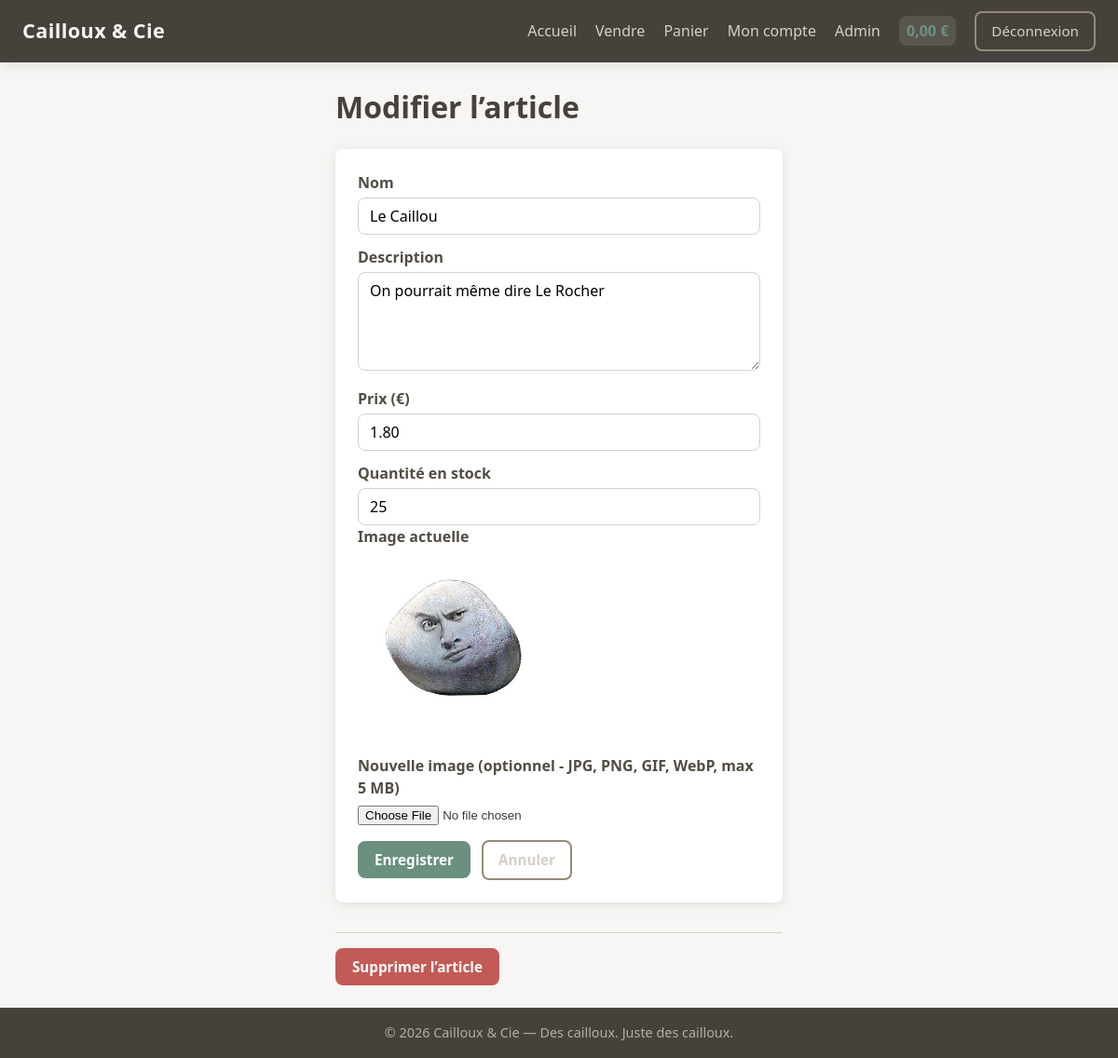
The app's page /edit.php?id=5 (signed in) with its own data.
### tables this page shows
CREATE TABLE IF NOT EXISTS `user` (
  `id` INT UNSIGNED NOT NULL AUTO_INCREMENT,
  `username` VARCHAR(80) NOT NULL,
  `password` VARCHAR(255) NOT NULL,
  `email` VARCHAR(255) NOT NULL,
  `balance` DECIMAL(10,2) NOT NULL DEFAULT 0.00,
  `profile_photo` VARCHAR(255) DEFAULT NULL,
  `role` ENUM('user', 'admin') NOT NULL DEFAULT 'user',
  `created_at` DATETIME NOT NULL DEFAULT CURRENT_TIMESTAMP,
  PRIMARY KEY (`id`),
  UNIQUE KEY `username` (`username`),
  UNIQUE KEY `email` (`email`)
);

CREATE TABLE IF NOT EXISTS `article` (
  `id` INT UNSIGNED NOT NULL AUTO_INCREMENT,
  `name` VARCHAR(255) NOT NULL,
  `description` TEXT NOT NULL,
  `price` DECIMAL(10,2) NOT NULL,
  `publication_date` DATETIME NOT NULL DEFAULT CURRENT_TIMESTAMP,
  `author_id` INT UNSIGNED NOT NULL,
  `image_link` VARCHAR(255) DEFAULT NULL,
  PRIMARY KEY (`id`),
  KEY `author_id` (`author_id`),
  KEY `publication_date` (`publication_date`),
  CONSTRAINT `article_author_fk` FOREIGN KEY (`author_id`) REFERENCES `user` (`id`) ON DELETE CASCADE
);

CREATE TABLE IF NOT EXISTS `stock` (
  `id` INT UNSIGNED NOT NULL AUTO_INCREMENT,
  `article_id` INT UNSIGNED NOT NULL,
  `quantity` INT UNSIGNED NOT NULL DEFAULT 0,
  PRIMARY KEY (`id`),
  UNIQUE KEY `article_id` (`article_id`),
  CONSTRAINT `stock_article_fk` FOREIGN KEY (`article_id`) REFERENCES `article` (`id`) ON DELETE CASCADE
);

### config/auth.php (called while the page is built, shortened)
<?php
function current_user() {
    global $mysqli;
    $id = (int) $_SESSION['user_id'];
    $stmt = $mysqli->prepare("SELECT id, username, email, balance, profile_photo, role FROM user WHERE id = ?");
    $stmt->bind_param('i', $id);
    $stmt->execute();
    $r = $stmt->get_result()->fetch_assoc();
    return $r ?: null;
}
function is_admin() {
    $u = current_user();
    return $u && ($u['role'] ?? '') === 'admin';
}

### edit.php (the view, shortened to what this page needs)
<?php
require_once __DIR__ . '/includes/init.php';
$article_id = (int) ($_POST['article_id'] ?? $_GET['id'] ?? 0);
$stmt = $mysqli->prepare("SELECT * FROM article WHERE id = ?");
$stmt->bind_param('i', $article_id);
$stmt->execute();
$article = $stmt->get_result()->fetch_assoc();
$stmt = $mysqli->prepare("SELECT quantity FROM stock WHERE article_id = ?");
$stmt->bind_param('i', $article_id);
$stmt->execute();
$s = $stmt->get_result()->fetch_assoc();
$stock = $s ? (int) $s['quantity'] : 0;
require_once __DIR__ . '/includes/header.php';
?>
<div class="form-page">
    <h1>Modifier l’article</h1>
    <form method="post" action="<?= BASE ?>/edit.php" class="form-card form-wide" enctype="multipart/form-data">
        <label>Nom</label>
        <input type="text" name="name" required value="<?= htmlspecialchars($article['name']) ?>">
        <label>Description</label>
        <textarea name="description" rows="4" required><?= htmlspecialchars($article['description']) ?></textarea>
        <label>Prix (€)</label>
        <input type="text" name="price" required value="<?= htmlspecialchars($article['price']) ?>">
        <label>Quantité en stock</label>
        <input type="number" name="quantity" min="0" value="<?= $stock ?>">
        <?php if (!empty($article['image_link'])): ?>
            <div class="image-preview">
                <label>Image actuelle</label>
                <?php
                    $img_src = $article['image_link'];
                    if (strpos($img_src, 'http') !== 0 && strpos($img_src, '/') !== 0) {
                        $img_src = BASE . '/' . $img_src;
                    }
                ?>
                <img src="<?= htmlspecialchars($img_src) ?>" alt="" style="max-width: 200px; max-height: 200px;">
            </div>
        <?php endif; ?>
        <label>Nouvelle image (optionnel - JPG, PNG, GIF, WebP, max 5 MB)</label>
        <input type="file" name="image" accept="image/jpeg,image/png,image/gif,image/webp">
        <div class="form-actions">
            <button type="submit" class="btn btn-primary">Enregistrer</button>
            <a href="<?= BASE ?>/detail.php?id=<?= $article_id ?>" class="btn btn-outline">Annuler</a>
        </div>
    </form>
    <form method="post" action="<?= BASE ?>/edit.php" class="form-delete" onsubmit="return confirm('Supprimer définitivement cet article ?');">
        <button type="submit" class="btn btn-danger">Supprimer l’article</button>
    </form>
</div>
<?php require_once __DIR__ . '/includes/footer.php'; ?>

### includes/header.php (shortened to what this page needs)
<?php
$current_page = basename($_SERVER['PHP_SELF'], '.php');
$user = current_user();
?>
<!DOCTYPE html>
<html lang="fr">
<head>
    <link rel="stylesheet" href="<?= BASE ?>/assets/css/style.css">
</head>
<body>
<header class="site-header">
    <div class="header-inner">
        <a href="<?= BASE ?>/index.php" class="logo"><?= SITE_NAME ?></a>
        <nav class="nav-main">
            <a href="<?= BASE ?>/index.php" class="<?= $current_page === 'index' ? 'active' : '' ?>">Accueil</a>
            <?php if ($user): ?>
                <a href="<?= BASE ?>/sell.php" class="<?= $current_page === 'sell' ? 'active' : '' ?>">Vendre</a>
                <a href="<?= BASE ?>/cart.php" class="<?= $current_page === 'cart' ? 'active' : '' ?>">Panier</a>
                <a href="<?= BASE ?>/account.php" class="<?= $current_page === 'account' ? 'active' : '' ?>">Mon compte</a>
                <?php if (is_admin()): ?>
                    <a href="<?= BASE ?>/admin/">Admin</a>
                <?php endif; ?>
                <span class="user-balance"><?= number_format($user['balance'], 2, ',', ' ') ?> €</span>
                <a href="<?= BASE ?>/logout.php" class="btn btn-outline">Déconnexion</a>
            <?php else: ?>
                <a href="<?= BASE ?>/login.php" class="<?= $current_page === 'login' ? 'active' : '' ?>">Connexion</a>
                <a href="<?= BASE ?>/register.php" class="<?= $current_page === 'register' ? 'active' : '' ?>">Inscription</a>
            <?php endif; ?>
        </nav>
    </div>
</header>
<main class="main-content">

### assets/css/style.css (style rules this page uses)
:root { --stone-50: #f7f6f4; --stone-100: #e8e6e1; --stone-200: #d4d0c8; --stone-300: #b5ae9f; --stone-400: #948b78; --stone-500: #7a7162; --stone-600: #635d52; --stone-700: #524d44; --stone-800: #46423b; --stone-900: #3d3a35; --accent: #6b9080; --accent-hover: #5a7a6d; --danger: #c25b56; --success: #5a7a6d; --radius: 8px; --shadow: 0 2px 12px rgba(61, 58, 53, 0.12); --font: 'Segoe UI', system-ui, -apple-system, sans-serif; }
* { box-sizing: border-box; }
body { margin: 0; font-family: var(--font); background: var(--stone-50); color: var(--stone-900); line-height: 1.5; min-height: 100vh; display: flex; flex-direction: column; }
.main-content { flex: 1; max-width: 1200px; margin: 0 auto; padding: 1.5rem; width: 100%; }
.site-header { background: var(--stone-800); color: var(--stone-100); box-shadow: var(--shadow); }
.header-inner { max-width: 1200px; margin: 0 auto; padding: 0.75rem 1.5rem; display: flex; align-items: center; justify-content: space-between; flex-wrap: wrap; gap: 1rem; }
.logo { font-size: 1.35rem; font-weight: 700; color: var(--stone-50); text-decoration: none; letter-spacing: 0.02em; }
.nav-main { display: flex; align-items: center; gap: 1.25rem; flex-wrap: wrap; }
.nav-main a { color: var(--stone-200); text-decoration: none; font-weight: 500; }
.user-balance { font-weight: 600; color: var(--accent); padding: 0.25rem 0.5rem; background: rgba(255,255,255,0.1); border-radius: var(--radius); }
.btn { display: inline-block; padding: 0.5rem 1rem; border-radius: var(--radius); font-weight: 600; text-decoration: none; border: 2px solid transparent; cursor: pointer; font-size: 0.95rem; font-family: inherit; }
.btn-primary { background: var(--accent); color: white; border-color: var(--accent); }
.btn-outline { background: transparent; color: var(--stone-200); border-color: var(--stone-400); }
.btn-danger { background: var(--danger); color: white; border-color: var(--danger); }
.form-page { max-width: 480px; margin: 0 auto; }
.form-page h1 { margin-top: 0; color: var(--stone-800); }
.form-wide { max-width: 560px; }
.form-card { background: white; padding: 1.5rem; border-radius: var(--radius); box-shadow: var(--shadow); margin-bottom: 1rem; }
.form-card label { display: block; margin-top: 0.75rem; margin-bottom: 0.25rem; font-weight: 600; color: var(--stone-700); }
.form-card label:first-of-type { margin-top: 0; }
.form-card input[type="text"], .form-card input[type="email"], .form-card input[type="password"], .form-card input[type="url"], .form-card input[type="number"], .form-card textarea, .form-card select { width: 100%; padding: 0.5rem 0.75rem; border: 1px solid var(--stone-200); border-radius: var(--radius); font-size: 1rem; font-family: inherit; }
.form-card textarea { resize: vertical; min-height: 80px; }
.form-card button[type="submit"], .form-actions .btn { margin-top: 1rem; margin-right: 0.5rem; }
.form-delete { margin-top: 2rem; padding-top: 1rem; border-top: 1px solid var(--stone-200); }

### records on screen
user: balance "0,00"
article: name "Le Caillou", description "On pourrait même dire Le Rocher", price "1.80"
stock: quantity "25"

### other values on screen
SITE_NAME "Cailloux & Cie"
